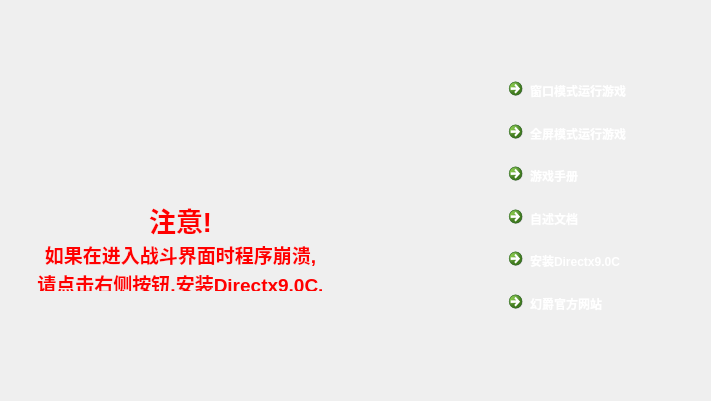
<?xml version="1.0" encoding="UTF-8"?>
<ui version="4.0">
 <class>LauncherClass</class>
 <widget class="QMainWindow" name="LauncherClass">
  <property name="geometry">
   <rect>
    <x>0</x>
    <y>0</y>
    <width>711</width>
    <height>401</height>
   </rect>
  </property>
  <property name="minimumSize">
   <size>
    <width>711</width>
    <height>401</height>
   </size>
  </property>
  <property name="maximumSize">
   <size>
    <width>711</width>
    <height>401</height>
   </size>
  </property>
  <property name="palette">
   <palette>
    <active>
     <colorrole role="Link">
      <brush brushstyle="SolidPattern">
       <color alpha="255">
        <red>255</red>
        <green>255</green>
        <blue>255</blue>
       </color>
      </brush>
     </colorrole>
    </active>
    <inactive>
     <colorrole role="Link">
      <brush brushstyle="SolidPattern">
       <color alpha="255">
        <red>255</red>
        <green>255</green>
        <blue>255</blue>
       </color>
      </brush>
     </colorrole>
    </inactive>
    <disabled>
     <colorrole role="Link">
      <brush brushstyle="SolidPattern">
       <color alpha="255">
        <red>255</red>
        <green>255</green>
        <blue>255</blue>
       </color>
      </brush>
     </colorrole>
    </disabled>
   </palette>
  </property>
  <property name="windowTitle">
   <string>忘却的战场-测试版</string>
  </property>
  <property name="windowIcon">
   <iconset resource="launcher.qrc">
    <normaloff>:/Launcher/Resources/Demo.png</normaloff>:/Launcher/Resources/Demo.png</iconset>
  </property>
  <widget class="QWidget" name="centralWidget">
   <widget class="QWidget" name="verticalLayoutWidget">
    <property name="geometry">
     <rect>
      <x>490</x>
      <y>60</y>
      <width>181</width>
      <height>271</height>
     </rect>
    </property>
    <layout class="QVBoxLayout" name="verticalLayout">
     <item>
      <widget class="QCommandLinkButton" name="commandLinkButton">
       <property name="styleSheet">
        <string notr="true">QCommandLinkButton{
	font: 75 12pt &quot;微软雅黑&quot;;
	
	color: rgb(255, 255, 255);
}</string>
       </property>
       <property name="text">
        <string>窗口模式运行游戏</string>
       </property>
      </widget>
     </item>
     <item>
      <widget class="QCommandLinkButton" name="commandLinkButton_2">
       <property name="styleSheet">
        <string notr="true">QCommandLinkButton{
	font: 75 12pt &quot;微软雅黑&quot;;
	
	color: rgb(255, 255, 255);
}</string>
       </property>
       <property name="text">
        <string>全屏模式运行游戏</string>
       </property>
      </widget>
     </item>
     <item>
      <widget class="QCommandLinkButton" name="commandLinkButton_3">
       <property name="styleSheet">
        <string notr="true">QCommandLinkButton{
	font: 75 12pt &quot;微软雅黑&quot;;
	
	color: rgb(255, 255, 255);
}</string>
       </property>
       <property name="text">
        <string>游戏手册</string>
       </property>
      </widget>
     </item>
     <item>
      <widget class="QCommandLinkButton" name="commandLinkButton_4">
       <property name="styleSheet">
        <string notr="true">QCommandLinkButton{
	font: 75 12pt &quot;微软雅黑&quot;;
	
	color: rgb(255, 255, 255);
}</string>
       </property>
       <property name="text">
        <string>自述文档</string>
       </property>
      </widget>
     </item>
     <item>
      <widget class="QCommandLinkButton" name="commandLinkButton_5">
       <property name="styleSheet">
        <string notr="true">QCommandLinkButton{
	font: 75 12pt &quot;微软雅黑&quot;;
	
	color: rgb(255, 255, 255);
}</string>
       </property>
       <property name="text">
        <string>安装Directx9.0C</string>
       </property>
      </widget>
     </item>
     <item>
      <widget class="QCommandLinkButton" name="commandLinkButton_6">
       <property name="styleSheet">
        <string notr="true">QCommandLinkButton{
	font: 75 12pt &quot;微软雅黑&quot;;
	
	color: rgb(255, 255, 255);
}</string>
       </property>
       <property name="text">
        <string>幻爵官方网站</string>
       </property>
      </widget>
     </item>
    </layout>
   </widget>
   <widget class="QLabel" name="label">
    <property name="geometry">
     <rect>
      <x>10</x>
      <y>200</y>
      <width>341</width>
      <height>91</height>
     </rect>
    </property>
    <property name="text">
     <string>&lt;!DOCTYPE HTML PUBLIC &quot;-//W3C//DTD HTML 4.0//EN&quot; &quot;http://www.w3.org/TR/REC-html40/strict.dtd&quot;&gt;
&lt;html&gt;&lt;head&gt;&lt;meta name=&quot;qrichtext&quot; content=&quot;1&quot; /&gt;&lt;style type=&quot;text/css&quot;&gt;
p, li { white-space: pre-wrap; }
&lt;/style&gt;&lt;/head&gt;&lt;body style=&quot; font-family:'SimSun'; font-size:9pt; font-weight:400; font-style:normal;&quot;&gt;
&lt;p align=&quot;center&quot; style=&quot; margin-top:0px; margin-bottom:0px; margin-left:0px; margin-right:0px; -qt-block-indent:0; text-indent:0px;&quot;&gt;&lt;span style=&quot; font-size:20pt; font-weight:600; color:#ff0000;&quot;&gt;注意!&lt;/span&gt;&lt;/p&gt;
&lt;p align=&quot;center&quot; style=&quot; margin-top:0px; margin-bottom:0px; margin-left:0px; margin-right:0px; -qt-block-indent:0; text-indent:0px;&quot;&gt;&lt;span style=&quot; font-size:14pt; font-weight:600; color:#ff0000;&quot;&gt;如果在进入战斗界面时程序崩溃,&lt;/span&gt;&lt;/p&gt;
&lt;p align=&quot;center&quot; style=&quot; margin-top:0px; margin-bottom:0px; margin-left:0px; margin-right:0px; -qt-block-indent:0; text-indent:0px;&quot;&gt;&lt;span style=&quot; font-size:14pt; font-weight:600; color:#ff0000;&quot;&gt;请点击右侧按钮,安装Directx9.0C.&lt;/span&gt;&lt;/p&gt;&lt;/body&gt;&lt;/html&gt;</string>
    </property>
   </widget>
  </widget>
 </widget>
 <layoutdefault spacing="6" margin="11"/>
 <resources>
  <include location="launcher.qrc"/>
 </resources>
 <connections/>
</ui>
